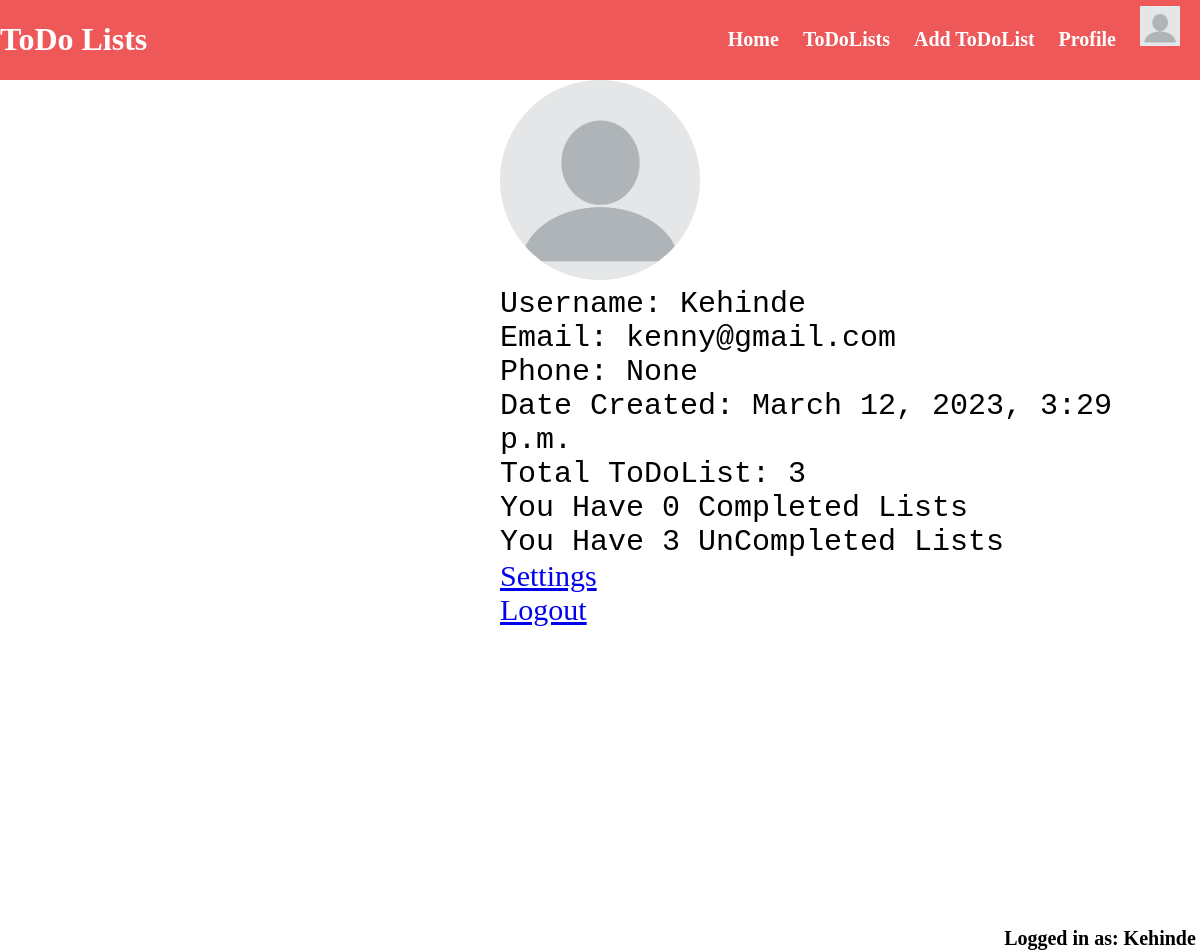
Screenshot of /user/ (signed in) with the database file from the repository.
### MyApp/models.py (models this page shows, shortened)
class Profile(models.Model):
    user = models.OneToOneField(User, null=True,blank=True,on_delete=models.CASCADE)
    username = models.CharField(max_length=200,null=True,blank=True)
    phone = models.CharField(max_length=50,null=True,blank=True)
    email = models.EmailField(max_length=254,null=True,blank=True)
    image  = models.ImageField(default='profile_picture.png',null=True,blank=True)
    date_created = models.DateTimeField(auto_now_add=True)

### MyApp/views.py (the view)
# urls.py: path('user/',views.user_page,name='user_page'),
@login_required(login_url='login')
def user_page(request):
    profiles = Profile.objects.all()
    cus = request.user
    group = cus.groups.all()[0].name
    user = request.user.profile
    notes = cus.profile.todolist_set.all()
    completed_notes = cus.profile.todolist_set.filter(iscompleted=True)
    notcompleted_notes = cus.profile.todolist_set.filter(iscompleted=False)
    total_completed = completed_notes.count()
    total_notcompleted = notcompleted_notes.count()
    total_notes = notes.count()
    template = loader.get_template('user_page.html')
    context = {
        'user':user,
        'cus': cus,
        'total_notes': total_notes,
        'profiles': profiles,
        'group': group,
        'total_completed': total_completed,
        'total_notcompleted': total_notcompleted,
    }
    return HttpResponse(template.render(context,request))

### MyApp/templates/user_page.html (shortened to what this page needs)
{% extends 'main.html' %}
    {% block content %}
        <div class="user-infos">
            {% if user.image %}
            <img src="{{user.image.url}}" alt="Img" class="profile-pic">
            {% endif %}
            <p>Username: {{user.username}}</p>
            <p>Email: {{user.email}}</p>
            <p>Phone: {{user.phone}}</p>
            <p>Date Created: {{user.date_created}}</p>
            <p>Total ToDoList: {{total_notes}}</p>
            <p>You Have {{total_completed}} Completed Lists</p>
            <p>You Have {{total_notcompleted}} UnCompleted Lists</p>
            <div>
                <a href="{% url 'acc_settings' %}">Settings</a><br>
                <a href="{% url 'logout' %}">Logout</a>
            </div>
        </div>
        <div>
            <h1 class="header login-as">Logged in as: {{user.username}}</h1>
        </div>
    {% endblock  %}

### MyApp/templates/head.html (shortened to what this page needs)
<!DOCTYPE html>
<html lang="en">
<head>
</head>
<body>
    <div class="nav">
        <div class="logo">
            <h1>ToDo Lists</h1>
        </div>
        {% if request.user.is_authenticated %}
            {% if group == 'customer' %}
                <div class="links">
                    <a href="{% url 'index' %}">Home</a>
                    <a href="{% url 'todo' %}">ToDoLists</a>
                    <a href="{% url 'add_todo' %}">Add ToDoList</a>
                    <a href="{% url 'user_page' %}">Profile</a>
                    <a href="{% url 'user_page' %}"><span class="profile-pic-icon"><img width="40" height="40" src="{{request.user.profile.image.url}}" alt="....."></span></a>
                </div>
            {% endif %}
        {% else %}
            <a href="{% url 'login' %}"><span style="background-color: red;" class="profile-pic-icon"></span></a>
        {% endif %}
    </div>

### MyApp/templates/head.html (style rules this page uses)
.nav { display: flex; justify-content: space-between; align-items: flex-end; width: 100%; height: 80px; border-bottom: 2px solid rgb(238, 88, 88); background-color: rgb(238, 88, 88); }
.logo > h1 { color: white; margin-bottom: 20px; }
.links { position: relative; }
.links a { position: relative; top: 20px; display: inline-block; height: 80px; margin-top: 20px; color: white; text-decoration: none; padding: 10px; font-weight: 900; font-size: 20px; }
.links > a > span > img { top: 30px; }
.profile-pic-icon { width: 50px; height: 50px; display: inline-block; }
* { margin: 0; padding: 0; box-sizing: border-box; }
.header { text-align: center; margin-top: 15px; position: relative; }
.user-infos { justify-content: center; font-size: 30px; margin-left: 500px; }
.user-infos > p { font-family: monospace; }
.login-as { margin-top: 300px; margin-left: 1000px; font-size: 20px; }
.profile-pic { max-width: 200px; max-height: 200px; margin: 0 auto; border-radius: 50%; }

### rows the page displays
Profile: image (picture), username "Kehinde", email "kenny@gmail.com", phone "None", date_created "March 12, 2023, 3:29 p.m."

### other values shown
{{ total_notes }} "3"
{{ total_completed }} "0"
{{ total_notcompleted }} "3"
